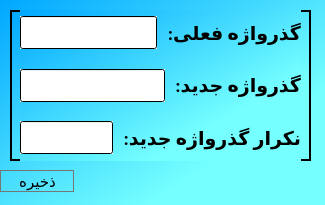
<?xml version="1.0" encoding="UTF-8"?>
<ui version="4.0">
 <class>ChangePassword</class>
 <widget class="QDialog" name="ChangePassword">
  <property name="geometry">
   <rect>
    <x>0</x>
    <y>0</y>
    <width>325</width>
    <height>205</height>
   </rect>
  </property>
  <property name="minimumSize">
   <size>
    <width>325</width>
    <height>205</height>
   </size>
  </property>
  <property name="maximumSize">
   <size>
    <width>325</width>
    <height>205</height>
   </size>
  </property>
  <property name="windowTitle">
   <string/>
  </property>
  <property name="windowIcon">
   <iconset>
    <normalon>:/files/icons8_change_48px.png</normalon>
   </iconset>
  </property>
  <property name="styleSheet">
   <string notr="true">background-color: qlineargradient(spread:pad, x1:0, y1:0, x2:0.739, y2:0.71, stop:0 rgba(0, 167, 255, 255), stop:1 rgba(117, 255, 255, 255));</string>
  </property>
  <widget class="QPushButton" name="saveButton">
   <property name="geometry">
    <rect>
     <x>0</x>
     <y>170</y>
     <width>75</width>
     <height>23</height>
    </rect>
   </property>
   <property name="font">
    <font>
     <family>Calibri</family>
     <pointsize>11</pointsize>
    </font>
   </property>
   <property name="cursor">
    <cursorShape>PointingHandCursor</cursorShape>
   </property>
   <property name="text">
    <string>ذخیره</string>
   </property>
   <property name="icon">
    <iconset resource="resources.qrc">
     <normaloff>:/files/icons8_save_64px.png</normaloff>:/files/icons8_save_64px.png</iconset>
   </property>
   <property name="iconSize">
    <size>
     <width>25</width>
     <height>25</height>
    </size>
   </property>
   <property name="flat">
    <bool>true</bool>
   </property>
  </widget>
  <widget class="QFrame" name="frame">
   <property name="geometry">
    <rect>
     <x>10</x>
     <y>10</y>
     <width>301</width>
     <height>151</height>
    </rect>
   </property>
   <property name="frameShape">
    <enum>QFrame::Box</enum>
   </property>
   <property name="frameShadow">
    <enum>QFrame::Plain</enum>
   </property>
   <property name="lineWidth">
    <number>2</number>
   </property>
   <widget class="QWidget" name="layoutWidget">
    <property name="geometry">
     <rect>
      <x>10</x>
      <y>0</y>
      <width>281</width>
      <height>151</height>
     </rect>
    </property>
    <layout class="QVBoxLayout" name="verticalLayout">
     <item>
      <layout class="QHBoxLayout" name="horizontalLayout_5">
       <item>
        <widget class="QLineEdit" name="currentPass">
         <property name="font">
          <font>
           <family>Calibri</family>
           <pointsize>14</pointsize>
          </font>
         </property>
         <property name="styleSheet">
          <string notr="true">background-color: qlineargradient(spread:pad, x1:0, y1:0, x2:0.006, y2:0.00568182, stop:0 rgba(255, 255, 255, 255));</string>
         </property>
        </widget>
       </item>
       <item>
        <widget class="QLabel" name="label_5">
         <property name="font">
          <font>
           <family>Calibri</family>
           <pointsize>14</pointsize>
           <weight>75</weight>
           <bold>true</bold>
          </font>
         </property>
         <property name="styleSheet">
          <string notr="true">background-color: qlineargradient(spread:pad, x1:0, y1:0, x2:1, y2:1, stop:0 rgba(0, 0, 0, 0), stop:1 rgba(255, 255, 255, 0));</string>
         </property>
         <property name="text">
          <string>گذرواژه فعلی: </string>
         </property>
        </widget>
       </item>
      </layout>
     </item>
     <item>
      <layout class="QHBoxLayout" name="horizontalLayout_4">
       <item>
        <widget class="QLineEdit" name="newPass_1">
         <property name="font">
          <font>
           <family>Calibri</family>
           <pointsize>14</pointsize>
          </font>
         </property>
         <property name="styleSheet">
          <string notr="true">background-color: qlineargradient(spread:pad, x1:0, y1:0, x2:0.006, y2:0.00568182, stop:0 rgba(255, 255, 255, 255));</string>
         </property>
        </widget>
       </item>
       <item>
        <widget class="QLabel" name="label_4">
         <property name="font">
          <font>
           <family>Calibri</family>
           <pointsize>14</pointsize>
           <weight>75</weight>
           <bold>true</bold>
          </font>
         </property>
         <property name="styleSheet">
          <string notr="true">background-color: qlineargradient(spread:pad, x1:0, y1:0, x2:1, y2:1, stop:0 rgba(0, 0, 0, 0), stop:1 rgba(255, 255, 255, 0));</string>
         </property>
         <property name="text">
          <string>گذرواژه جدید: </string>
         </property>
        </widget>
       </item>
      </layout>
     </item>
     <item>
      <layout class="QHBoxLayout" name="horizontalLayout">
       <item>
        <widget class="QLineEdit" name="newPass_2">
         <property name="font">
          <font>
           <family>Calibri</family>
           <pointsize>14</pointsize>
          </font>
         </property>
         <property name="styleSheet">
          <string notr="true">background-color: qlineargradient(spread:pad, x1:0, y1:0, x2:0.006, y2:0.00568182, stop:0 rgba(255, 255, 255, 255));</string>
         </property>
        </widget>
       </item>
       <item>
        <widget class="QLabel" name="label">
         <property name="font">
          <font>
           <family>Calibri</family>
           <pointsize>14</pointsize>
           <weight>75</weight>
           <bold>true</bold>
          </font>
         </property>
         <property name="styleSheet">
          <string notr="true">background-color: qlineargradient(spread:pad, x1:0, y1:0, x2:1, y2:1, stop:0 rgba(0, 0, 0, 0), stop:1 rgba(255, 255, 255, 0));</string>
         </property>
         <property name="text">
          <string>نکرار گذرواژه جدید: </string>
         </property>
        </widget>
       </item>
      </layout>
     </item>
    </layout>
   </widget>
  </widget>
 </widget>
 <resources>
  <include location="resources.qrc"/>
 </resources>
 <connections/>
</ui>
